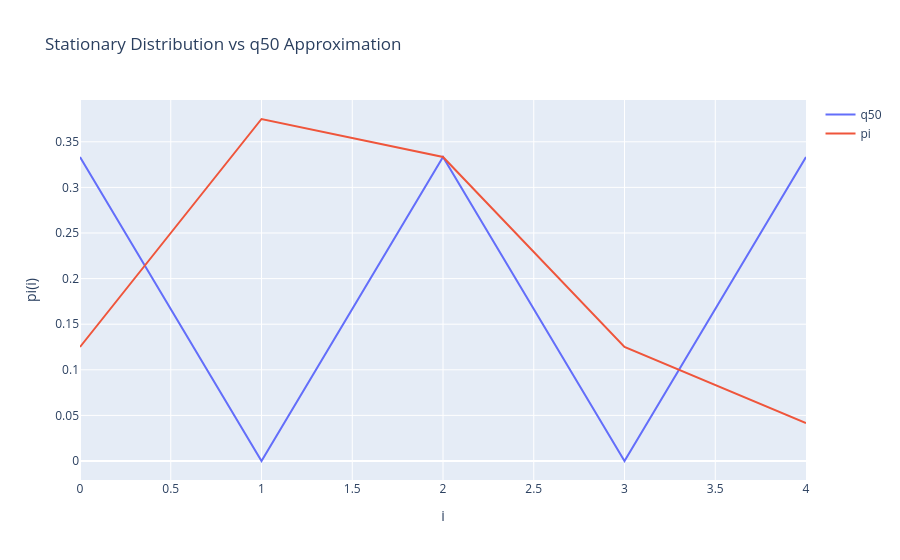

The cell this chart's notebook holds for it:
### Markdown cell above
#### d: Plotting $q_{50}$ and $\vec{\pi}$

### Code cell
import plotly.graph_objects as go

fig = go.Figure()
q_trace = go.Scatter(y=q50,mode='lines',name='q50')
pi_trace = go.Scatter(y=pi,mode='lines',name='pi')
fig.add_trace(q_trace)
fig.add_trace(pi_trace)
fig.update_layout(title='Stationary Distribution vs q50 Approximation',xaxis_title='i',yaxis_title='pi(i)')
fig.show()

### Figure 1 — Plotly figure (JSON) as saved in the notebook; plotly's stock layout.template omitted (floating-point values rounded to 4 significant figures)
{"data": [{"mode": "lines", "name": "q50", "type": "scatter", "y": [0.3333, 0, 0.3333, 0, 0.3333]}, {"mode": "lines", "name": "pi", "type": "scatter", "y": [0.125, 0.375, 0.3333, 0.125, 0.04167]}], "layout": {"title": {"text": "Stationary Distribution vs q50 Approximation"}, "xaxis": {"title": {"text": "i"}}, "yaxis": {"title": {"text": "pi(i)"}}}}
